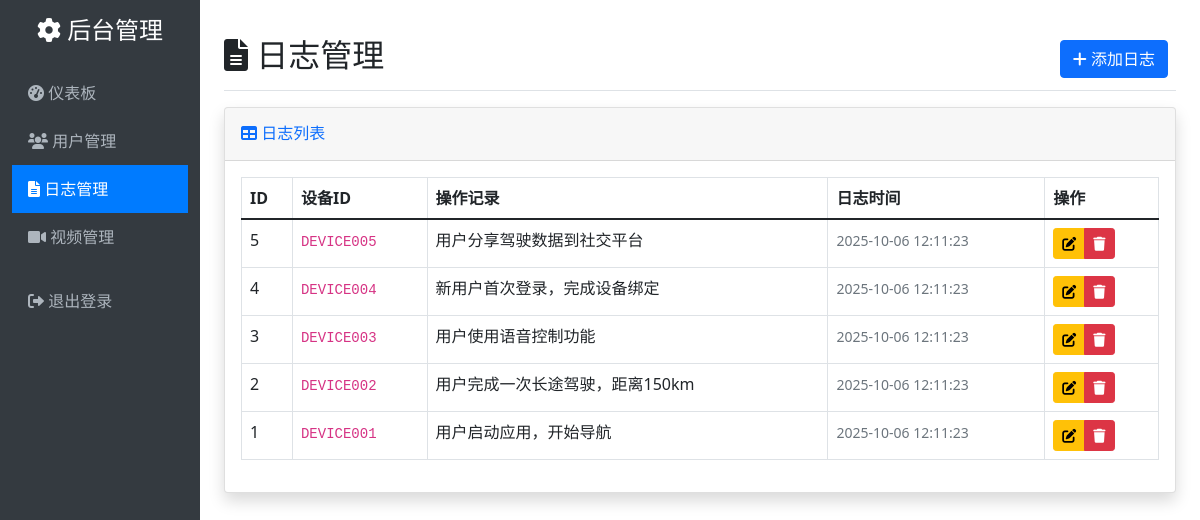
The page /admin/logs (signed in) on the database its author committed.
### app.py (models this page shows, shortened)
class Log(db.Model):
    __tablename__ = 'logs'
    id = db.Column(db.Integer, primary_key=True)
    device_id = db.Column(db.String(100), nullable=False)
    log_time = db.Column(db.DateTime, default=datetime.utcnow)
    operation_record = db.Column(db.Text, nullable=False)

### app.py (the view)
@app.route('/admin/logs')
@login_required
def admin_logs():
    logs = Log.query.order_by(Log.log_time.desc()).all()
    return render_template('admin/logs.html', logs=logs)

### app.py (called while the page is built)
def login_required(f):
    @wraps(f)
    def decorated_function(*args, **kwargs):
        if not session.get('logged_in'):
            return redirect(url_for('admin_login'))
        return f(*args, **kwargs)
    return decorated_function

### templates/admin/logs.html (shortened to what this page needs)
{% extends "admin/base.html" %}
{% block content %}
<div class="d-flex justify-content-between flex-wrap flex-md-nowrap align-items-center pt-3 pb-2 mb-3 border-bottom">
    <h1 class="h2">
        <i class="fas fa-file-alt"></i> 日志管理
    </h1>
    <div class="btn-toolbar mb-2 mb-md-0">
        <div class="btn-group me-2">
            <a href="{{ url_for('admin_logs_add') }}" class="btn btn-primary">
                <i class="fas fa-plus"></i> 添加日志
            </a>
        </div>
    </div>
</div>
<div class="card shadow">
    <div class="card-header py-3">
        <h6 class="m-0 font-weight-bold text-primary">
            <i class="fas fa-table"></i> 日志列表
        </h6>
    </div>
    <div class="card-body">
        {% if logs %}
        <div class="table-responsive">
            <table class="table table-bordered" id="dataTable" width="100%" cellspacing="0">
                <thead>
                    <tr>
                        <th>ID</th>
                        <th>设备ID</th>
                        <th>操作记录</th>
                        <th>日志时间</th>
                        <th>操作</th>
                    </tr>
                </thead>
                <tbody>
                    {% for log in logs %}
                    <tr>
                        <td>{{ log.id }}</td>
                        <td>
                            <code>{{ log.device_id }}</code>
                        </td>
                        <td>
                            <div class="text-truncate" style="max-width: 300px;" title="{{ log.operation_record }}">
                                {{ log.operation_record }}
                            </div>
                        </td>
                        <td>
                            <small class="text-muted">
                                {{ log.log_time.strftime('%Y-%m-%d %H:%M:%S') if log.log_time else '未知' }}
                            </small>
                        </td>
                        <td>
                            <div class="btn-group" role="group">
                                <a href="{{ url_for('admin_logs_edit', log_id=log.id) }}" class="btn btn-sm btn-warning">
                                    <i class="fas fa-edit"></i>
                                </a>
                                <a href="{{ url_for('admin_logs_delete', log_id=log.id) }}"
                                   class="btn btn-sm btn-danger"
                                   onclick="return confirm('确定要删除这条日志吗？')">
                                    <i class="fas fa-trash"></i>
                                </a>
                            </div>
                        </td>
                    </tr>
                    {% endfor %}
                </tbody>
            </table>
        </div>
        {% else %}
        <div class="text-center py-5">
            <i class="fas fa-file-alt fa-3x text-muted mb-3"></i>
            <h5 class="text-muted">暂无日志数据</h5>
            <p class="text-muted">点击上方"添加日志"按钮开始添加日志</p>
        </div>
        {% endif %}
    </div>
</div>
{% endblock %}
{% block scripts %}
<link rel="stylesheet" type="text/css" href="https://cdn.datatables.net/1.10.24/css/dataTables.bootstrap5.min.css">
{% endblock %}

### rows shown on the page
Log: id "5", device_id "DEVICE005", operation_record "用户分享驾驶数据到社交平台", log_time "2025-10-06 12:11:23"
Log: id "4", device_id "DEVICE004", operation_record "新用户首次登录，完成设备绑定", log_time "2025-10-06 12:11:23"
Log: id "3", device_id "DEVICE003", operation_record "用户使用语音控制功能", log_time "2025-10-06 12:11:23"
Log: id "2", device_id "DEVICE002", operation_record "用户完成一次长途驾驶，距离150km", log_time "2025-10-06 12:11:23"
Log: id "1", device_id "DEVICE001", operation_record "用户启动应用，开始导航", log_time "2025-10-06 12:11:23"
